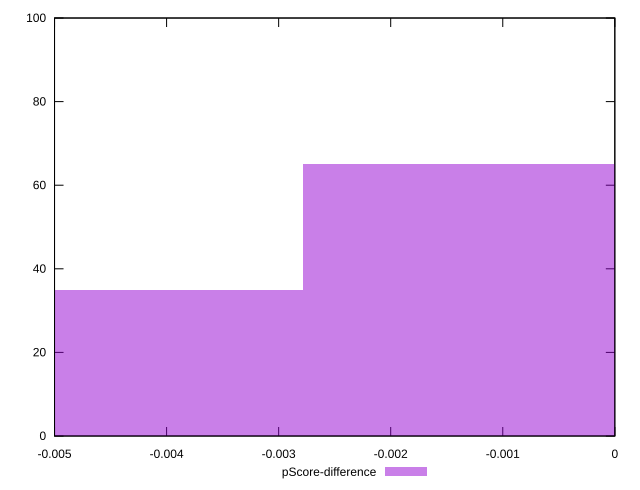

gnuplot code for this plot:
reset

$pScoreDifference <<EOF
-0.0055718818601624125 35
0 65
EOF

set key outside below
set boxwidth 0.0055718818601624125
set xrange [-0.0050000000000000044:0]
set yrange [0:100]
set trange [0:100]
set style fill transparent solid 0.5 noborder
set terminal svg size 640, 490 enhanced background rgb 'white'
set output "report_00009_2021-02-08T22-37-41.559Z/unminified-javascript/samples/pages+cached+noadtech+nomedia+nocss/pScore-difference/histogram.svg"

plot $pScoreDifference title "pScore-difference" with boxes

reset
